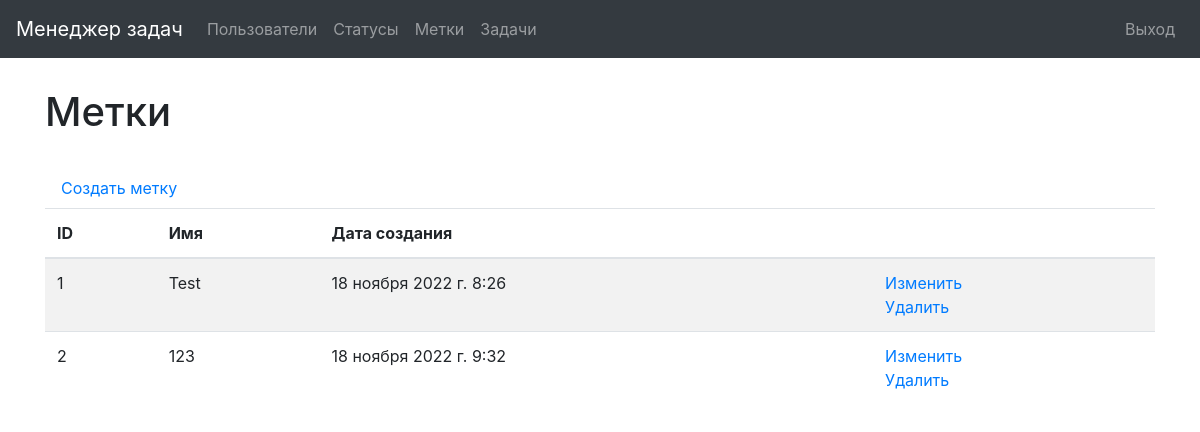
Page /labels/ (signed in) on the committed database.
### task_manager/labels/models.py (models this page shows, shortened)
class Label(models.Model):
    name = models.CharField(max_length=150, unique=True)
    date_created = models.DateTimeField(auto_now_add=True)

### task_manager/labels/views.py (the view)
# urls.py: path('', views.LabelsPage.as_view(), name='labels_list'),
class LabelsPage(CustomLoginRequired, ListView):
    model = Label
    template_name = 'labels/labels.html'
    context_object_name = 'labels'

### task_manager/mixins.py (called while the page is built)
    def dispatch(self, request, *args, **kwargs):
        if not request.user.is_authenticated:
            messages.error(request, _("""You are not logged in!
                                      Please log in."""))
            return redirect(reverse_lazy('login'))
        return super().dispatch(request, *args, **kwargs)

### task_manager/templates/labels/labels.html
{% extends 'base.html' %}
{% load i18n %}
{% block content %}
<div class="table-responsive">
<h1>{% translate "Labels" %}</h1>
    <br>
    <a class="nav-link" href="{% url 'create_label' %}">{% translate "Create a label" %}</a>
    <table class="table table-striped">
      <thead>
        <tr>
            <th>ID</th>
            <th>{% translate "Name" %}</th>
            <th>{% translate "Date of creation" %}</th>
            <th></th>
        </tr>
      </thead>
        <tbody>
            {% for label in labels %}
            <tr>
                <td>{{ label.id }}</td>
                <td>{{ label.name }}</td>
                <td>{{ label.date_created }}</td>
                <td>
                    <a href="{% url 'update_label' label.id %}">{% translate "Edit" %}</a>
                    <br>
                    <a href="{% url 'delete_label' label.id %}">{% translate "Delete" %}</a>
                </td>
            </tr>
            {% endfor %}
        </tbody>
    </table>
</div>
{% endblock %}

### rows in the picture
Label: id "1", name "Test", date_created "18 ноября 2022 г. 8:26"
Label: id "2", name "123", date_created "18 ноября 2022 г. 9:32"
